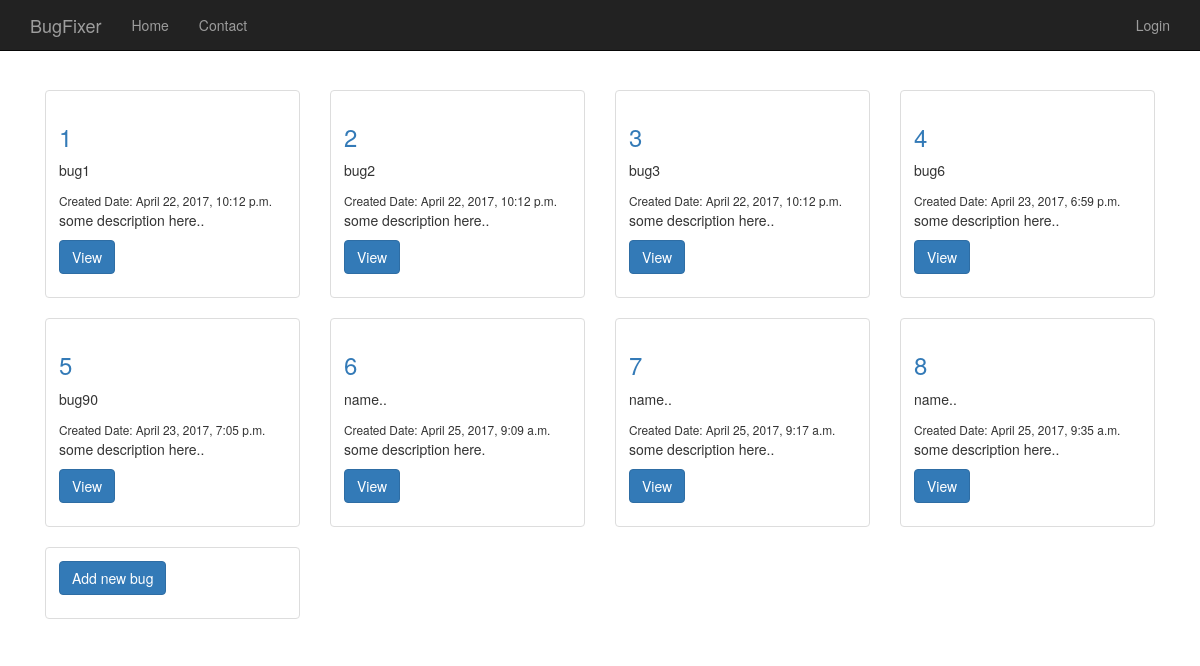
Before: /reporter/viewBugs with the older database file.
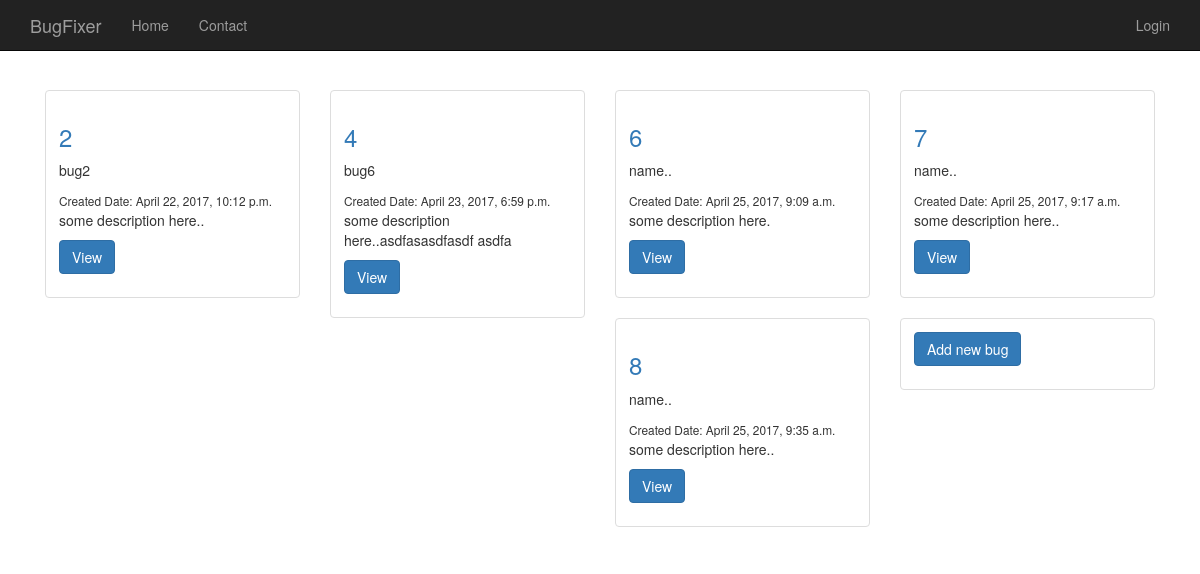
After: the same page with the newer database file.
### reporter/models.py (models this page shows, shortened)
class Bug(models.Model):
    title = models.CharField(max_length=200,default="name..")
    image = models.FileField(null=True, blank=True)
    description = models.TextField(default="some description here..")
    createdDate = models.DateTimeField(default=timezone.now)
    publishedDate = models.DateTimeField(blank=True, null=True)

### reporter/views.py (the view)
def viewBugs(request):
    context={}
    allBugs=Bug.objects.all()
    context['bugs']=allBugs
    return render(request,'showBugs.html',context)

### templates/showBugs.html (shortened to what this page needs)
{% extends 'index.html' %}
{% block content %}
  {% for bug in bugs %}
    <div class="col-sm-3">
      <div class="thumbnail">
        <div class="caption">
          <h3><a href = "{%url 'update' bug.id %}">{{bug.id}}</a></h3>
          <p>{{bug.title}}</p>
          <small>Created Date: {{bug.createdDate}}</small><br/>
          <p>{{bug.description | truncatechars:120}}</p>
          <p><a href="{%url 'update' bug.id %}" class="btn btn-primary" role="button">View</a> </p>
        </div>
      </div>
    </div>
{% endfor %}
<div class="col-sm-3">
  <div class="thumbnail">
    <div class="caption">
      <p><a href="{%url 'createBug'%}" class="btn btn-primary" role="button">Add new bug</a> </p>
    </div>
  </div>
</div>
{% endblock %}

Changed rows visible on the page:
removed Bug: id "1", title "bug1", createdDate "April 22, 2017, 10:12 p.m.", description "some description here.."
removed Bug: id "3", title "bug3", createdDate "April 22, 2017, 10:12 p.m.", description "some description here.."
removed Bug: id "5", title "bug90", createdDate "April 23, 2017, 7:05 p.m.", description "some description here.."
changed Bug "bug6": description "some description here.." → "some description here..asdfasasdfasdf asdfa"
